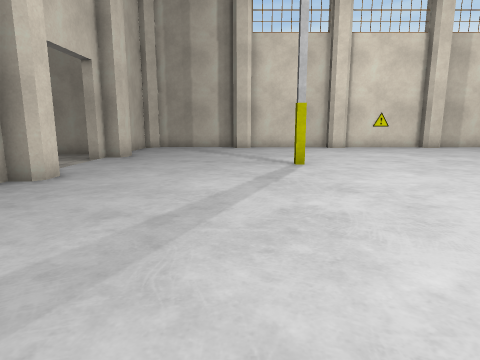
view 1 (above)

16 first-person views from a walk through a 3-D level made in the Unity game engine. The camera is 1.3 m above the floor, tilts 10° down and sees 75° across. The floor is counted in squares, 1 m on a side. Each view is taken from the middle of a square. On the plan, view 1 faces up. The plan holds only what a view shows up to about 14 squares ahead; the rest is blank. Some surface patterns are stand-ins.

view 2
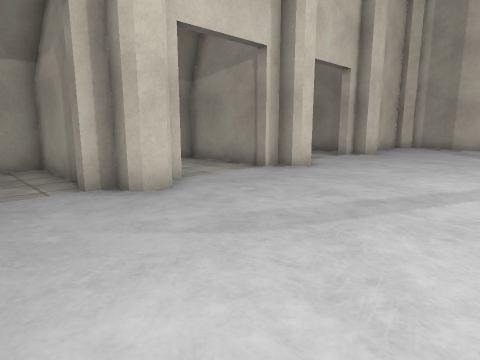

view 3
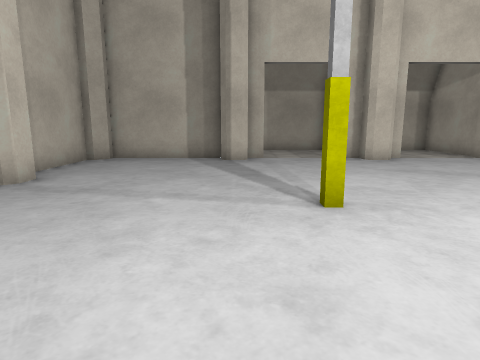

view 4
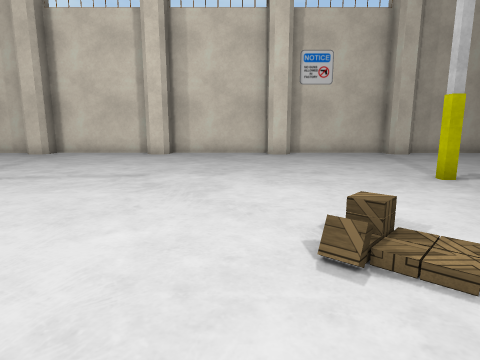

view 5
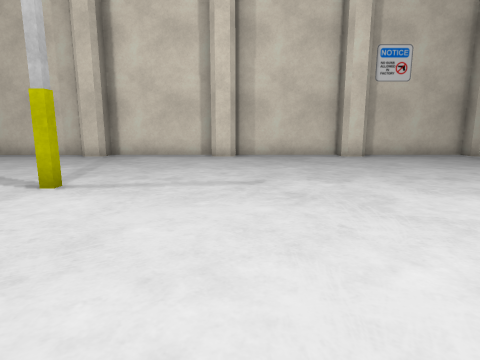

view 6
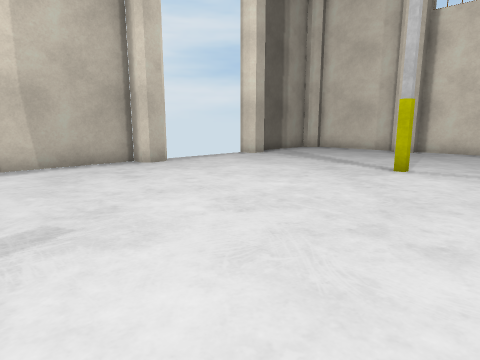

view 7
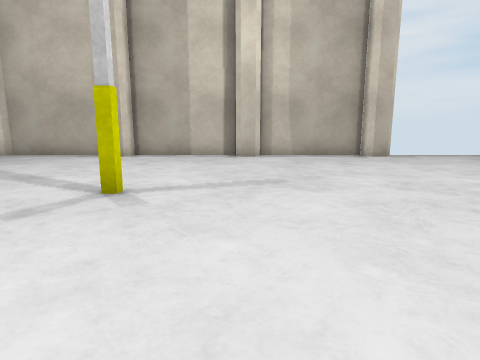

view 8
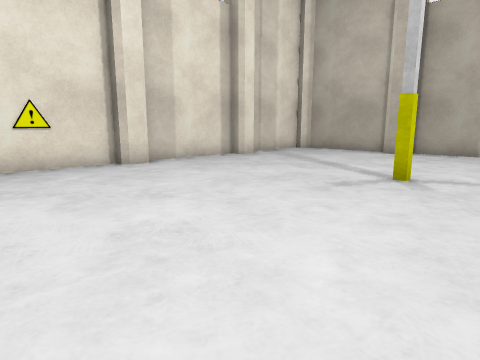

view 9
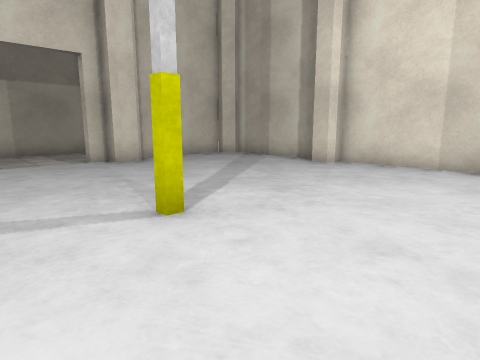

view 10
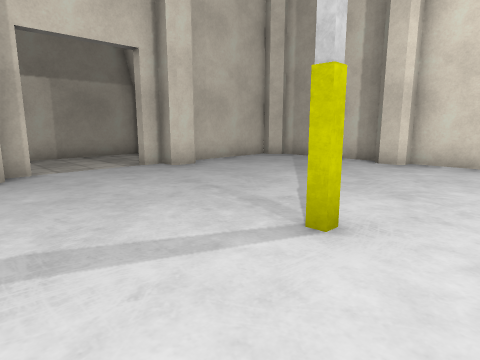

view 11
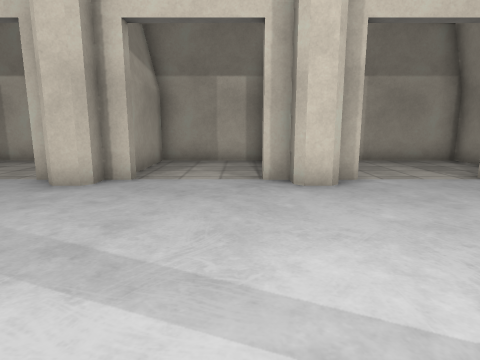

view 12
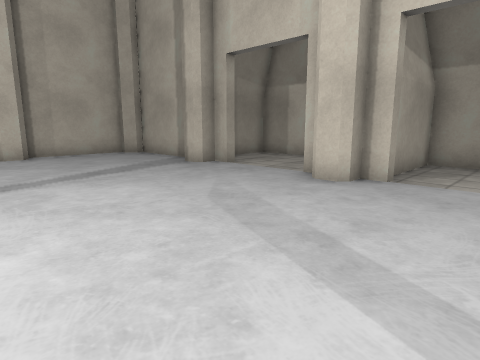

view 13
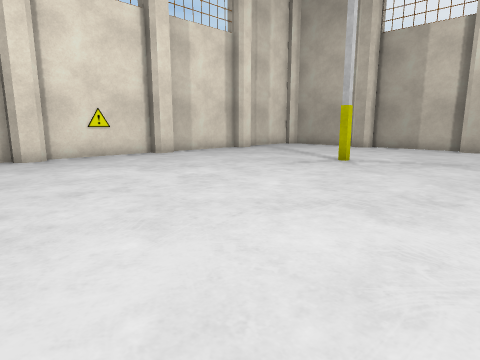

view 14
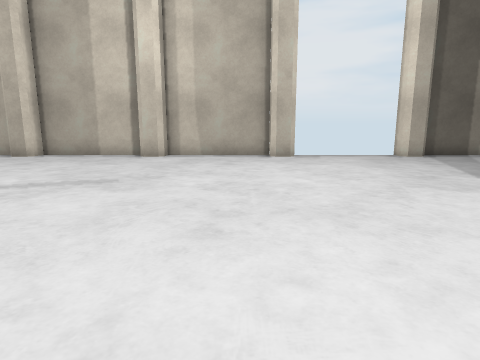

view 15
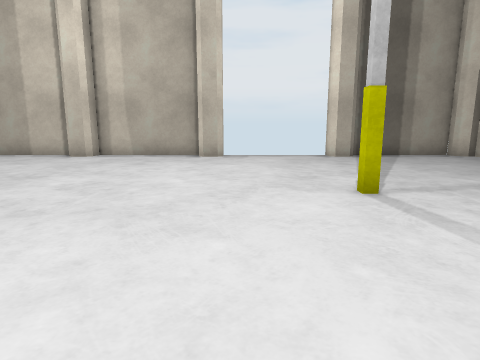

view 16
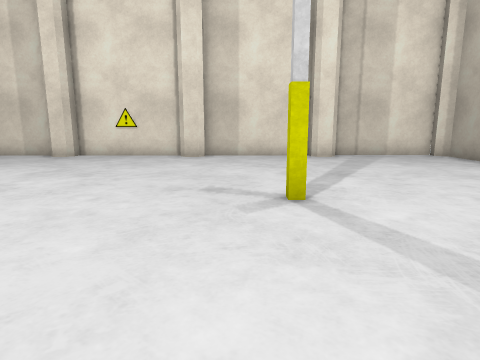

### Floor plan
Points are (right, up) in squares from view 1. A wall is a line through its corners. A room is listed if a view was taken in it or the views show most of it. See-through windows are left out.
Room 1 (views 1, 2, 3, 4, 5, 6, 7, 8, 9, 10, 11, 12, 13, 14, 15, 16)
walls: (-4.7, 2.7) (-4.7, 1.7) (-5.4, 1.7) (-5.4, 1.1) (-5.9, 1.1); (-4.9, 8.3) (-4.7, 8) (-4.7, 7.2) (-5.4, 7.2) (-5.4, 6.6) (-5.9, 6.6); (-5.9, 3.4) (-5.4, 3.4) (-5.4, 2.7) (-4.9, 2.7) (-4.7, 2.5); (-5.4, 8.9) (-5.4, 8.3); (-6, 6.8) (-9.6, 6.8) (-9.6, 3.1) (-6.5, 3.1); (4.9, -8) (5.7, -8) (5.7, -8.8) (10.3, -8.8); (10.4, -8) (11, -8) (11.3, -8.2); (11.4, 17.9) (10.5, 17.9) (10.5, 18.5) (6.1, 18.5) (6.1, 17.9) (5.1, 17.9) (5.1, 18.5) (0.6, 18.5) (0.6, 17.9) (-0.2, 17.9); (-6.6, 1.4) (-9.6, 1.4) (-9.6, 0.4); (20.9, 1.9) (20.9, 2.7) (21.7, 2.7) (21.7, 7.2) (20.9, 7.2) (20.9, 8); (11.1, -8.8) (15.6, -8.8) (15.6, -8) (16.5, -8); (-4.7, 13.5) (-4.7, 12.6) (-5.4, 12.6) (-5.4, 12) (-5.9, 12); (-5.9, -2.1) (-5.4, -2.1) (-5.4, -2.7) (-4.7, -2.7) (-4.7, -3.5); (21.7, 8.1) (21.7, 12.6) (20.9, 12.6) (20.9, 13.5); (-5.4, -3.7) (-5.4, -8) (-5.2, -8) (-4.6, -8.5); (-0.8, -8.2) (-0.5, -8) (0.3, -8) (0.3, -8.8) (4.5, -8.8); (-0.5, 18.5) (-4.6, 18.5) (-5.2, 17.9); (16.2, 17.9) (16, 18.1) (16, 18.5) (11.5, 18.5); (16.9, 17.9) (16, 17.9); (20.9, -3.6) (20.9, -2.7) (21.8, -2.7); (-6.8, 14) (-9.6, 14) (-9.6, 9.6); (16.9, -8.8) (20.9, -8.8); (21.7, 14) (21.7, 17.9) (21.3, 18.3) (21.3, 18.7) (17.1, 18.7); (-5.4, 17.8) (-5.4, 13.9); (-9.6, -1.6) (-9.6, -3); (-4.7, -8.8) (-0.7, -8.8); (20.9, -8.5) (21.4, -8); (21.7, -8.1) (21.7, -3.9)
objects: pillar (2, -2) to (2, -1); pillar (2, 10) to (2, 11); pillar (14, -2) to (14, -1); pillar (14, 10) to (14, 11)

Positions as (right, up) in squares from view 1, and headings:
1: (0, 0), facing up
2: (1, -1), facing up-left
3: (7, -3), facing left
4: (7, 6), facing down
5: (10, 5), facing down
6: (11, 8), facing down-right
7: (8, 8), facing right
8: (6, 8), facing up-right
9: (6, 8), facing up-left
10: (4, 7), facing up-left
11: (2, 6), facing left
12: (2, 6), facing down-left
13: (3, 5), facing up-right
14: (8, 4), facing right
15: (8, 1), facing right
16: (13, 5), facing up
